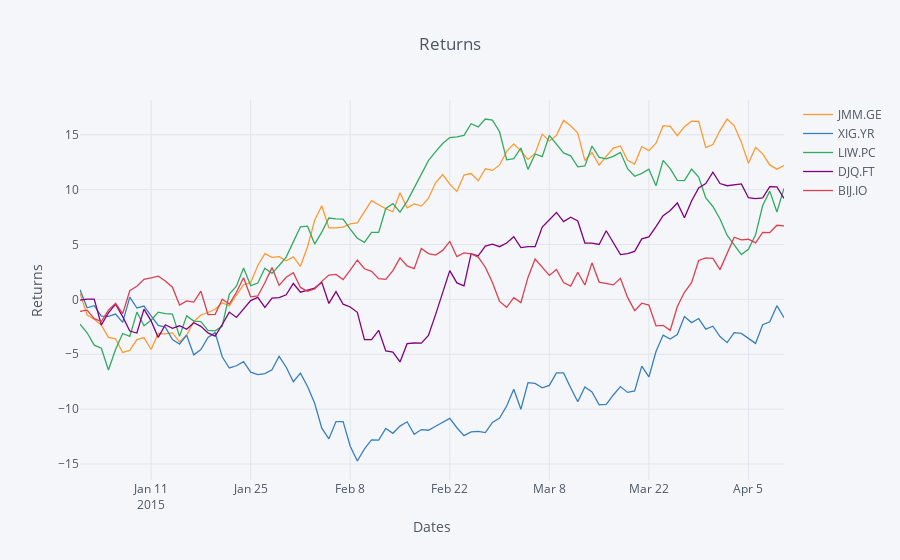

This figure's notebook cell:
### Code cell
iplot(cf.datagen.lines().iplot(asFigure=True,
                               kind='scatter',xTitle='Dates',yTitle='Returns',title='Returns'))
